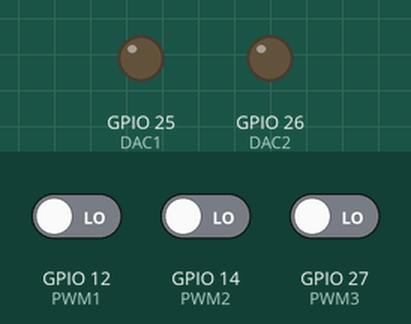
Recording of a sketch running on a simulated ESP32. On the bench: output pins drawn as LEDs (lit = HIGH). The test bench sets the inputs (shaded band); at power-on: GPIO 12 (PWM1) LOW, GPIO 14 (PWM2) LOW, GPIO 27 (PWM3) LOW.

Above: at 1.2 s.
1.3 s: GPIO 12 (PWM1) driven HIGH
At 2.5 s:
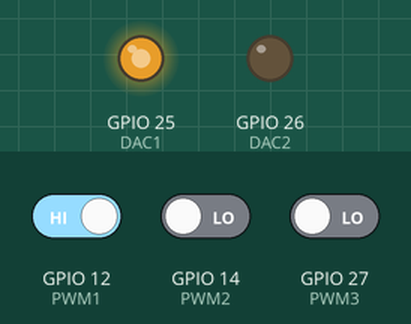
2.8 s: GPIO 14 (PWM2) driven HIGH
At 3.8 s:
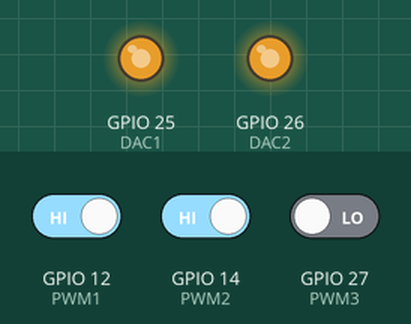
4.3 s: GPIO 12 (PWM1) driven LOW
At 4.7 s:
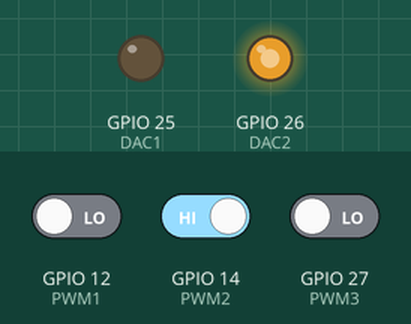
5.8 s: GPIO 12 (PWM1) driven HIGH
At 7.3 s:
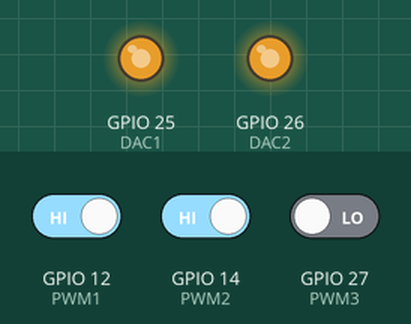
Timing chart, 0 to 8.3 s (numbered marks = the images above; inputs shaded):
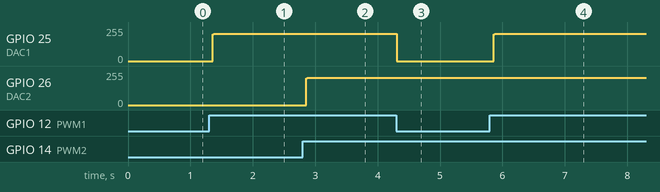

Measured:
- after the input at 1.3 s, GPIO 25 (DAC1): 0/255 → 203/255 after 0.06 s
- after the input at 2.8 s, GPIO 26 (DAC2): 0/255 → 203/255 after 0.06 s
- after the input at 4.3 s, GPIO 25 (DAC1): 203/255 → 0/255 at once
- after the input at 5.8 s, GPIO 25 (DAC1): 0/255 → 203/255 after 0.06 s

The sketch:

ESP32_RL.ino
```cpp
#define R     0.00010f
#define L     0.00600f

#define VDC   32.0000f

#define DAC1  25
#define DAC2  26

#define PWM1  12
#define PWM2  14
#define PWM3  27

float Voltage[3][2],Current[3][2];

void CalculateCurrents()
{
  Current[0][0] = (Voltage[0][0] + L * Current[0][1])/(R + L);
  Current[1][0] = (Voltage[1][0] + L * Current[1][1])/(R + L);
  Current[2][0] = (Voltage[2][0] + L * Current[2][1])/(R + L);
}

void DisplayCurrents()
{
  //Serial.print(Current[0][0]);
  //Serial.print("   ");
  //Serial.println(Current[1][0]);
  dacWrite(DAC1,Current[0][0]*255/400000);
  dacWrite(DAC2,Current[1][0]*255/400000);

  Current[0][1] = Current[0][0];
  Current[1][1] = Current[1][0];
  Current[2][1] = Current[2][0];
}

void ReadVoltages()
{
  Voltage[0][0] = VDC * (2 * digitalRead(PWM1) - 1);
  Voltage[1][0] = VDC * (2 * digitalRead(PWM2) - 1);
  Voltage[2][0] = VDC * (2 * digitalRead(PWM3) - 1);
}

void setup() {
    Serial.begin(115200);
    pinMode(PWM1,INPUT);
    pinMode(PWM2,INPUT);
    pinMode(PWM3,INPUT);
}

void loop() {
  ReadVoltages();
  CalculateCurrents();
  DisplayCurrents();
  ets_delay_us(20);
}
```
